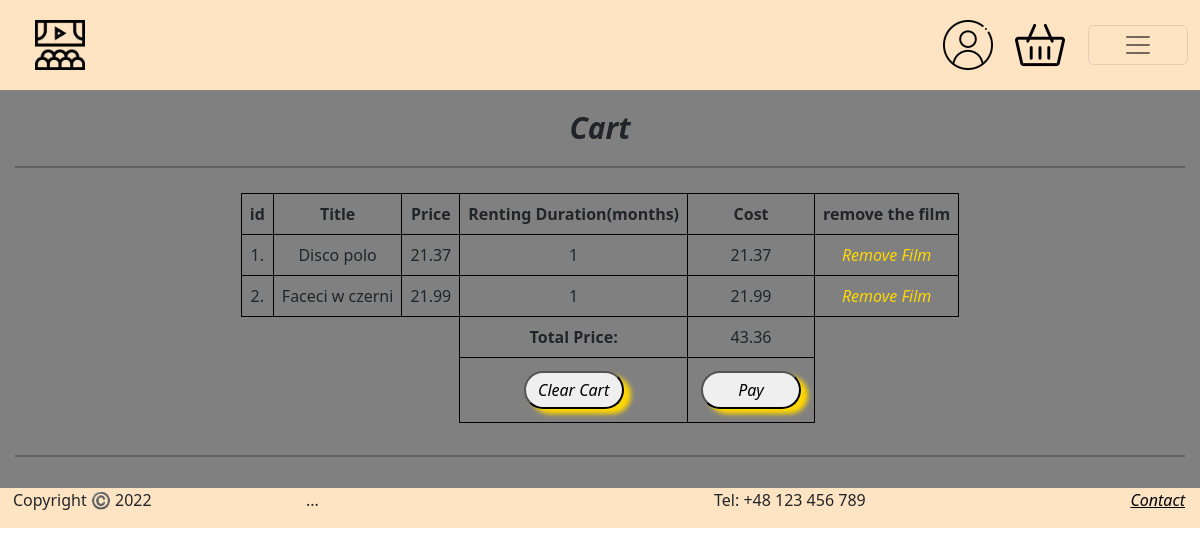
/PHP/cart.php (signed in), run on the app's committed database.
### tables this page shows
CREATE TABLE "Cart" (
	"id"	INTEGER NOT NULL UNIQUE,
	"id_user"	INTEGER NOT NULL,
	"id_dvd"	INTEGER NOT NULL,
	"number_of"	INTEGER NOT NULL DEFAULT 1,
	"discount"	INTEGER NOT NULL,
	PRIMARY KEY("id" AUTOINCREMENT)
);

CREATE TABLE "DVDs" (
	"id"	INTEGER NOT NULL UNIQUE,
	"image"	TEXT NOT NULL,
	"title"	TEXT NOT NULL,
	"genre"	TEXT NOT NULL,
	"author"	TEXT NOT NULL,
	"year"	INTEGER NOT NULL,
	"descrip"	TEXT NOT NULL,
	"price"	REAL NOT NULL,
	PRIMARY KEY("id" AUTOINCREMENT)
);

### PHP/db_connect.php (called while the page is built, shortened)
<?php
    class SqlLiteQueryBuilder implements SQLQueryBuilder
    {
        protected $query;
        protected function reset(): void
        {
            $this->query = new \stdClass();
        }
        public function select(string $table, array $fields): SQLQueryBuilder
        {
            $this->query->base = "SELECT " . implode(", ", $fields) . " FROM " . $table;
            $this->query->type = 'select';
            return $this;
        }
        public function join(string $table, string $table2, string $field1, string $field2): SQLQueryBuilder
        {
            $this->query->join = " JOIN ". $table2 ." ON ". $table .".". $field1 ." = ". $table2 .".". $field2;
            return $this;
        }
        public function where(string $field, string $value, string $operator = '='): SQLQueryBuilder
        {
            $this->query->where[] = "$field $operator '$value'";
            return $this;
        }
        public function getSQL(): string
        {
            $query = $this->query;
            $sql = $query->base;
            if (!empty($query->join)) {
                $sql .= $query->join;
            }
            if (!empty($query->where)) {
                $sql .= " WHERE " . implode(' AND ', $query->where);
            }
            $sql .= ";";
            return $sql;
        }
    };
?>

### PHP/cart.php (the view, shortened to what this page needs)
<?php
require("db_connect.php");
$logged = isset($_SESSION["UserId"]);
$sql = new SqlLiteQueryBuilder();
$query = $pdo -> query($sql ->select('Cart', ['Cart.id','title', 'price', 'number_of', 'discount'])
              -> join('Cart', 'DVDs', 'id_dvd', 'id')
              -> where('id_user', $_SESSION["UserId"])
              -> getSQL() );
$rows = $query -> fetchAll(PDO::FETCH_ASSOC);
?>
<!DOCTYPE html>
<html lang="pl">
<head>
    <link href="https://cdn.jsdelivr.net/npm/bootstrap@5.2.2/dist/css/bootstrap.min.css" rel="stylesheet"
>
    <link rel="stylesheet" href="../CSS/pageStyles.css">
</head>
<body>
    <div class="container-fluid">
        <div class="top" style="background-color: gray">
                <nav class="navbar" style="padding: 0px;">
                    <div class="container-fluid" style="padding: 15px; background-color: bisque;">
                        <a class="navbar-brand col-4" href="../PHP/index.php"><img src="../images/logo2.png" alt="logo" width="50px" height="50px" style="margin-left: 20px;"></a>
                        <div class="profileIcon">
                            <a class="nav-link col-1" href="
                            <?php
                            if ($logged) {
                            echo "profile.php";
                            }
                            else{
                            echo "login.php";
                            }
                             ?>
                            ">
                                <img src="../images/PageIcons/user.png" alt="user.png" width="50px" height="50px">
                            </a>
                        </div>
                        <div class="cartIcon" >
                            <a class="nav-link col-1" href="
                            <?php
                            if ($logged) {
                            echo "cart.php";
                            }
                            else{
                            echo "registration.php";
                            }
                             ?>
                            ">
                                <img src="../images/PageIcons/cart.png" alt="cart.png" width="50px" height="50px">
                            </a>
                        </div>
                        <div class="col-1">
                            <button class="navbar-toggler navbarButton" type="button" data-bs-toggle="collapse" data-bs-target="#navbarScroll" aria-controls="navbarScroll" aria-expanded="false" aria-label="Toggle navigation">
                                <span class="navbar-toggler-icon"></span>
                            </button>
                        </div>
                    </div>
                </nav>
            </div>
            <div class="main" style="display: block; padding: 15px;">
                <div class="row">
                    <div class="col cartTitle">
                        Cart
                    </div>
                </div>
                <hr style="margin-bottom: 25px">
                <div class="">
                        <div class="row justify-content-center" style="text-align: center;">
                            <div class="col-auto">
                                <table class="table table-responsive">
                                    <tr>
                                        <th class="th">id</th>
                                        <th class="th">Title</th>
                                        <th class="th">Price</th>
                                        <th class="th">Renting Duration(months)</th>
                                        <th class="th">Cost</th>
                                        <th class="th">remove the film</th>
                                    </tr>
                                    <?php
                                    $i=1;
                                    foreach ($rows as $row) {
                                        echo '<tr>
                                        <td class="td" id="'.$i.'">'.$i.'.</td>
                                        <td class="td"  id="title_'.$i.'">'.$row['title'].'</td>
                                        <td class="td">'.round($row["price"] - ($row['discount']/100 * $row["price"]),2).'</td>
                                        <td class="td" id="number_'.$i.'">'.$row["number_of"].'</td>
                                        <td class="td price" id="price_'.$i.'">'.$row["number_of"] * round($row["price"] - ($row['discount']/100 * $row["price"]),2).'</td>
                                        <td class="td"><a href="deleteProd.php?id='.$row['id'].'">Remove Film</a></td>
                                        </tr>';
                                        $i++;
                                    }
                                    ?>
                                    <tr>
                                        <td class="clearTd" colspan="3"></td>
                                        <td class="td"><b>Total Price:</b></td>
                                        <td id="countCart"></td>
                                    </tr>
                                    <tr>
                                        <td class="clearTd" colspan="3"></td>
                                        <td class="td"><button class="cartClearButton" onclick="clearCart()">Clear Cart</button></td>
                                        <td><button class="cartPayButton" onclick="pay()">Pay</button></td>
                                    </tr>
                                </table>
                            </div>
                        </div>
                        <hr>
                </div>
            </div>
            <div class="footer sticky-bottom bg-gray opacity-100 w-100"  style="background-color: bisque;">
                <div class="row">
                    <p class="col-3" style="padding-left: 25px;">Copyright ©️ 2022</p>
                    <p class="col-3">...</p>
                    <p class="col-3 offset-1">Tel: +48 123 456 789</p>
                    <div class="col-2">
                        <a class="float-end" href="contact.php" style="padding-right: 15px; color: black; background-color: transparent; text-decoration: none;"><u>Contact</u></a>
                      </div>
                </div>
            </div>
        </div>
</body>
</html>

### css/pageStyles.css (style rules this page uses)
* { padding: 0px; margin: 0px; -ms-overflow-style: none; scrollbar-width: none; }
.container-fluid { background-color: gray; padding: 0px; overflow-x: hidden; }
.footer { background-color: bisque; }
.top { background-color: bisque; }
.profileIcon { padding-left: 10px; }
.cartIcon { padding-left: 10px; padding-right: 10px; }
a { font-style: italic; text-decoration: none; color: gold; }
hr { border: 1px solid black; }
.th { border: 1px solid black; padding: 10px; text-align: center; }
.td { border: 1px solid black; padding: 7px; text-align: center; }
.cartTitle { text-align: center; font-size: 30px; font-weight: bold; font-style: italic; }
.clearTd { border: none; padding: 7px; }
.cartClearButton { padding: 5px; margin: 5px; width: 100px; border-radius: 25px; box-shadow: 7px 5px 5px gold; font-style: italic; }
.cartPayButton { padding: 5px; margin: 5px; width: 100px; border-radius: 25px; box-shadow: 7px 5px 5px gold; font-style: italic; }
.personalMovies, th, td { border: 1px solid black; }
@media only screen and (min-width: 1170px) { .navbarButton { width: 100px; } }

### data on the page
cart: id_dvd.title "Disco polo", $row['price']-($row['discount']/100*$row['price']) "21.37", number_of "1", id_dvd.price "21.37"
cart: id_dvd.title "Faceci w czerni", $row['price']-($row['discount']/100*$row['price']) "21.99", number_of "1", id_dvd.price "21.99"
